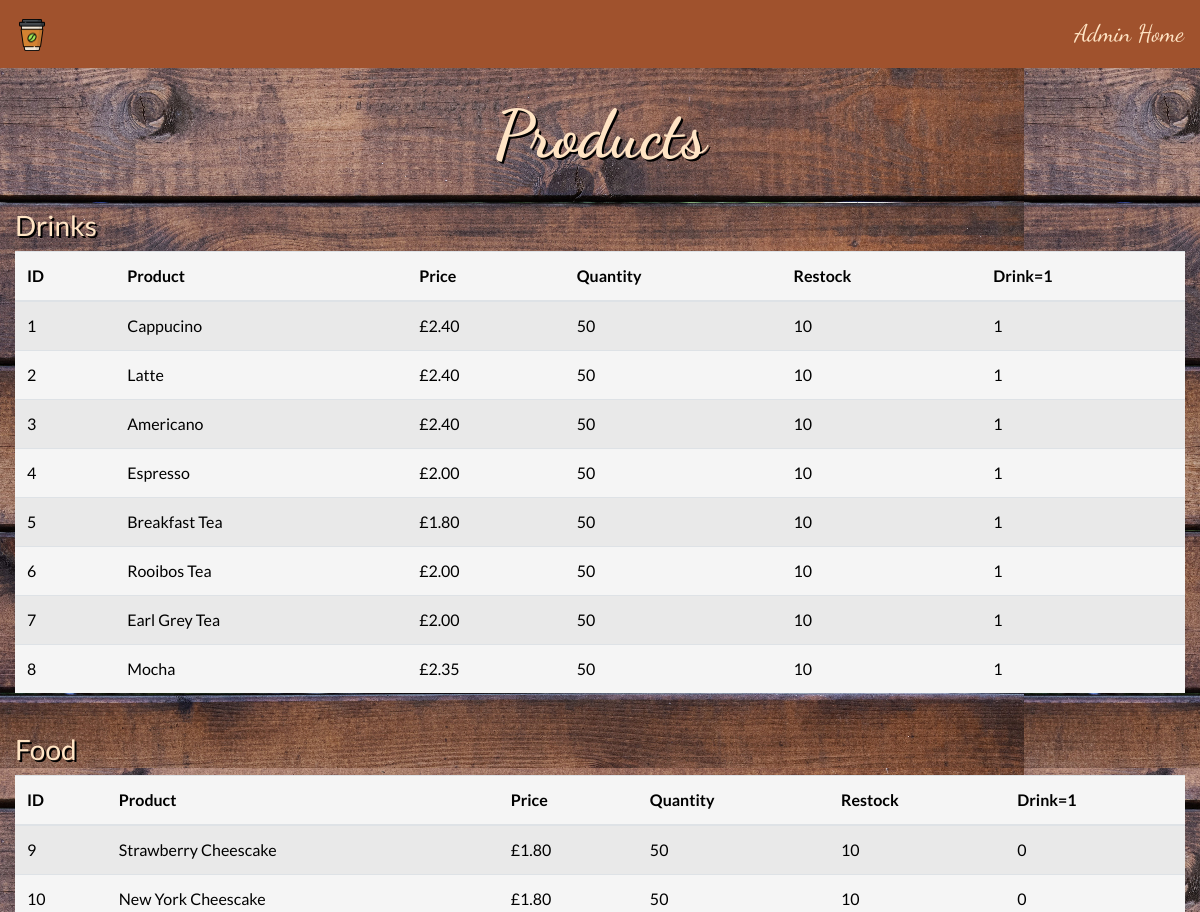
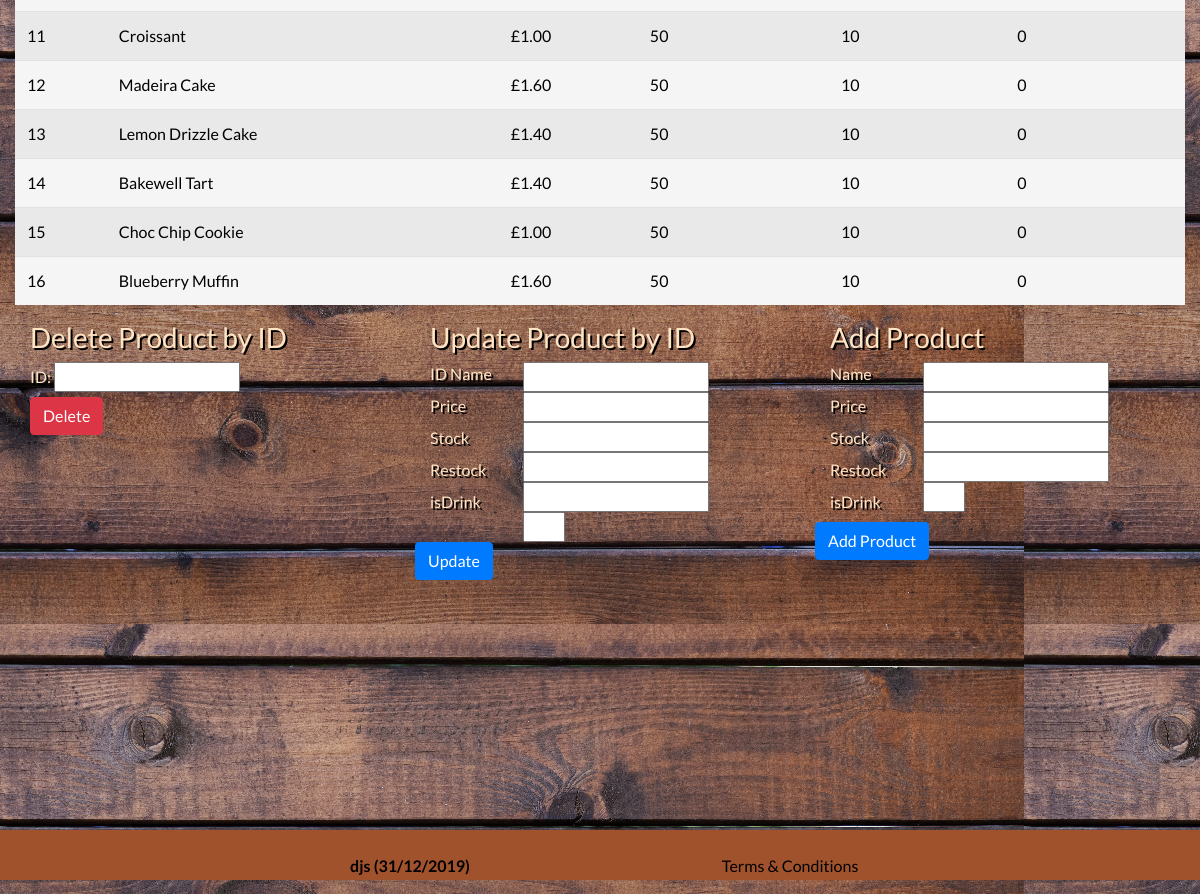
The app's page /product_view.php with its own data (2 pictures, top to bottom).
### tables this page shows
CREATE TABLE products (

    product_id INT(10) AUTO_INCREMENT NOT NULL PRIMARY KEY,
    product_name VARCHAR(255) NOT NULL,
    product_price FLOAT(10) NOT NULL,
    stock_qty INT(10) NOT NULL,
    restock_qty INT(10) NOT NULL,
    isDrink BOOL NOT NULL

);

### src/controller/dbContext.php (called while the page is built, shortened)
<?php
function getConn() {
    $servername = "127.0.0.1";
    $dbname     = "db_CoffeeShop";
    $username   = "djs";
    $pwd        = "pwd";
    $conn = new mysqli($servername, $username, $pwd, $dbname);
    return $conn;
}
function getAll($table) {
    $conn = getConn();
    $st = "SELECT * FROM ";
    switch ($table) {
        case 'products':
            $st = $st . 'products';
            break;
    }
    $result = $conn->query($st);
    return $result;
}

### public/product_view.php (the view, shortened to what this page needs)
<?php
include_once "header.php";
$products = getAll('products');
?>
</head>
<body>
<nav class="navbar">
    <a class="navbar-brand">
        <img src="../assets/img/coffee.png" width="32" height="32">
    </a>
    <ul class="navbar-nav">
        <li class="nav-item">
            <a class="nav-link" href="admin.php">Admin Home</a>
        </li>
    </ul>
</nav>
<div class="container-fluid" align="center">
    <h1 class="page-head">
        Products
    </h1>
</div>
<div class="container-fluid">
    <h3>Drinks</h3>
    <table class="table table-striped" style="text-shadow: none; background-color: whitesmoke;" align="center">
        <thead>
        <tr style="color: black;">
            <th>ID</th>
            <th>Product</th>
            <th>Price</th>
            <th>Quantity</th>
            <th>Restock</th>
            <th>Drink=1</th>
        </tr>
        </thead>
        <tbody style="color: black;">
        <?php
        foreach ( $products as $product ) :
            if ( $product['isDrink'] == 1 ) :
            ?>
            <tr>
                <td><? echo $product['product_id'] ?></td>
                <td><? echo $product['product_name'] ?></td>
                <td><? echo '£' . number_format($product['product_price'], 2); ?></td>
                <td><? echo $product['stock_qty'] ?></td>
                <td><? echo $product['restock_qty'] ?></td>
                <td><? echo $product['isDrink'] ?></td>
            </tr>
        <?php
            endif;
        endforeach;
        ?>
        </tbody>
    </table>
</div>
<br>
<div class="container-fluid">
    <h3>Food</h3>
    <table class="table table-striped" style="text-shadow: none; background-color: whitesmoke;" align="center">
        <thead>
        <tr style="color: black;">
            <th>ID</th>
            <th>Product</th>
            <th>Price</th>
            <th>Quantity</th>
            <th>Restock</th>
            <th>Drink=1</th>
        </tr>
        </thead>
        <tbody style="color: black;">
        <?php
        foreach ( $products as $product ) :
            if ( $product['isDrink'] == 0 ) :
                ?>
                <tr>
                    <td><? echo $product['product_id'] ?></td>
                    <td><? echo $product['product_name'] ?></td>
                    <td><? echo '£' . number_format($product['product_price'], 2); ?></td>
                    <td><? echo $product['stock_qty'] ?></td>
                    <td><? echo $product['restock_qty'] ?></td>
                    <td><? echo $product['isDrink'] ?></td>
                </tr>
            <?php
            endif;
        endforeach;
        ?>
        </tbody>
    </table>
</div>
<div class="container-fluid">
    <div class="row">
        <div class="col-md-4">
            <div class="container-fluid">
                <form method="post" action="product_view.php">
                    <h3>Delete Product by ID</h3>
                    <label for="d_id">ID:</label>
                    <input type="number" name="d_id">
                    <br>
                    <input class="btn btn-danger" type="submit" name="del_product" value="Delete">
                </form>
            </div>
        </div>
        <div class="col-md-4">
            <div class="container-fluid">
                <h3>Update Product by ID</h3>
                <form method="post" action="product_view.php">
                    <div class="row">
                        <div class="col-md-3">
                            <label for="id">ID</label>
                            <label for="name">Name</label>
                            <label for="price">Price</label>
                            <label for="stock">Stock</label>
                            <label for="restock">Restock</label>
                            <label for="isDrink">isDrink</label>
                        </div>
                        <div class="col-md-3">
                            <input type="number" name="id" required>
                            <input type="text" name="name" required>
                            <input type="text" name="price" required>
                            <input type="number" name="stock" required>
                            <input type="number" name="restock" required>
                            <input type="number" name="isDrink" max="1" min="0" required>
                        </div>
                        <div class="col-md-6"></div>
                    </div>
                    <div class="row">
                        <input class="btn btn-primary" type="submit" name="update_product" value="Update">
                    </div>
                </form>
            </div>
        </div>
        <div class="col-md-4">
            <div class="container-fluid">
                <h3>Add Product</h3>
                <form method="post" action="product_view.php">
                    <div class="row">
                        <div class="col-md-3">
                            <label for="add_name">Name</label>
                            <label for="add_price">Price</label>
                            <label for="add_stock">Stock</label>
                            <label for="add_restock">Restock</label>
                            <label for="add_isDrink">isDrink</label>
                        </div>
                        <div class="col-md-2">
                            <input type="text" name="add_name" required>
                            <input type="text" name="add_price" required>
                            <input type="number" name="add_stock" required>
                            <input type="number" name="add_restock" required>
                            <input type="number" name="add_isDrink" max="1" min="0" required>
                        </div>
                        <div class="col-md-7"></div>
                    </div>
                    <div class="row">
                        <input class="btn btn-primary" type="submit" name="add_product" value="Add Product">
                    </div>
                </form>
            </div>
        </div>
    </div>
</div>
</body>
<?php
include_once "footer.php";
?>

### public/header.php (shortened to what this page needs)
<?php
    include_once "../src/controller/dbContext.php";
?>
<!DOCTYPE html>
<html>
<head>
    <link rel="stylesheet" href="https://maxcdn.bootstrapcdn.com/bootstrap/4.3.1/css/bootstrap.min.css">
    <link rel="stylesheet" type="text/css" href="../assets/style/style.css">

### public/footer.php
<footer>
    <?php
    $date = date('d/m/20y');
    ?>
    <br>
    <div class="container" align="center">
        <div class="row">
            <div class="col-xs-2 col-sm-2 col-md-2"></div>
            <div class="col-xs-4 col-sm-4 col-md-4">
                <p>
                    djs <? echo "  (".$date.")" ?>
                </p>
            </div>
            <div class="col-xs-4 col-sm-4 col-md-4">
                <a class="terms-cons" href="#">Terms & Conditions</a>
            </div>
            <div class="col-xs-2 col-sm-2 col-md-2"></div>
        </div>
    </div>
</footer>
</html>

### assets/style/style.css (style rules this page uses)
body { background-image: url("../img/background.jpg"); min-width: 100%; font-family: 'Lato', sans-serif; color: bisque; text-shadow: 2px 2px #000000; font-weight: normal; }
nav.navbar { font-family: 'Dancing Script', cursive; font-size: x-large; background-color: sienna; text-shadow: none; }
nav.navbar ul.navbar-nav li.nav-item a.nav-link { color: bisque; }
footer { font-weight: bold; color: black; text-shadow: none; background-color: sienna; height: 50px; margin-top: 250px; }
div.container-fluid h1.page-head { font-family: 'Dancing Script', cursive; font-size: 50pt; text-shadow: 2px 2px #000000; color: bisque; padding: 20pt; font-weight: bold; }
a.terms-cons { font-weight: normal; color: black; text-decoration: none; }

### records on screen
products: product_id "1", product_name "Cappucino", product_price "2.40", stock_qty "50", restock_qty "10", isDrink "1"
products: product_id "2", product_name "Latte", product_price "2.40", stock_qty "50", restock_qty "10", isDrink "1"
products: product_id "3", product_name "Americano", product_price "2.40", stock_qty "50", restock_qty "10", isDrink "1"
products: product_id "4", product_name "Espresso", product_price "2.00", stock_qty "50", restock_qty "10", isDrink "1"
products: product_id "5", product_name "Breakfast Tea", product_price "1.80", stock_qty "50", restock_qty "10", isDrink "1"
products: product_id "6", product_name "Rooibos Tea", product_price "2.00", stock_qty "50", restock_qty "10", isDrink "1"
products: product_id "7", product_name "Earl Grey Tea", product_price "2.00", stock_qty "50", restock_qty "10", isDrink "1"
products: product_id "8", product_name "Mocha", product_price "2.35", stock_qty "50", restock_qty "10", isDrink "1"
products: product_id "9", product_name "Strawberry Cheescake", product_price "1.80", stock_qty "50", restock_qty "10", isDrink "0"
products: product_id "10", product_name "New York Cheescake", product_price "1.80", stock_qty "50", restock_qty "10", isDrink "0"
products: product_id "11", product_name "Croissant", product_price "1.00", stock_qty "50", restock_qty "10", isDrink "0"
products: product_id "12", product_name "Madeira Cake", product_price "1.60", stock_qty "50", restock_qty "10", isDrink "0"
products: product_id "13", product_name "Lemon Drizzle Cake", product_price "1.40", stock_qty "50", restock_qty "10", isDrink "0"
products: product_id "14", product_name "Bakewell Tart", product_price "1.40", stock_qty "50", restock_qty "10", isDrink "0"
products: product_id "15", product_name "Choc Chip Cookie", product_price "1.00", stock_qty "50", restock_qty "10", isDrink "0"
products: product_id "16", product_name "Blueberry Muffin", product_price "1.60", stock_qty "50", restock_qty "10", isDrink "0"
